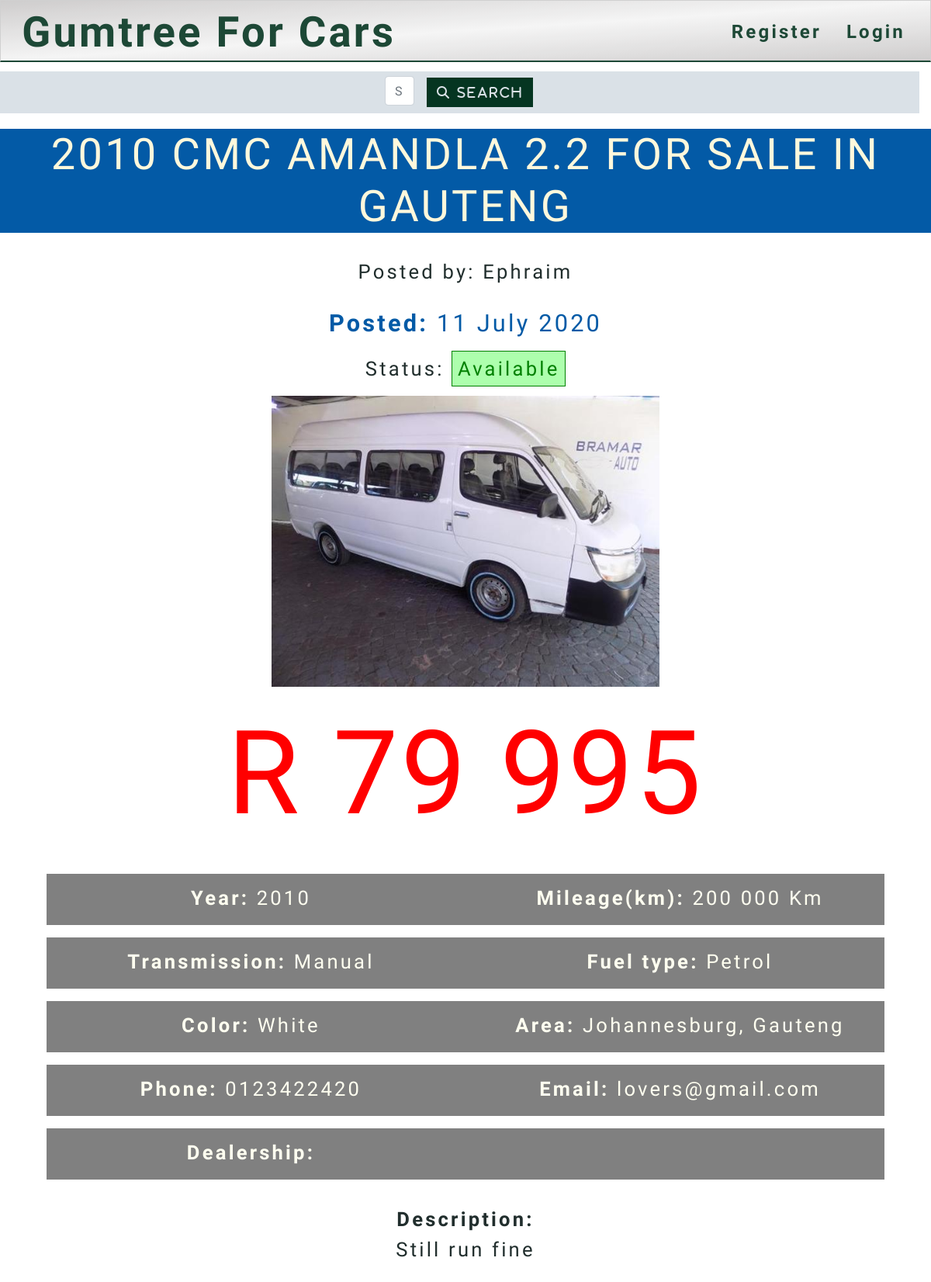
Page /car_information/5/ on the committed database.
### carsforsale/models.py (models this page shows, shortened)
class Carsforsale(models.Model):
    transmission_choices = (
        ('Automatic', 'Automatic'), ('Manual', 'Manual')
    )
    fuel_choices = (
        ('Diesel', 'Diesel'),
        ('Petrol', 'Petrol')
    )
    provinces = (
        ('Gauteng', 'Gauteng'),
        ('North West', 'North west'),
        ('Free State', 'Free State'),
        ('Western Cape', 'Western Cape'),
        ('Mpumalanga', 'Mpumalanga'),
        ('Limpopo', 'Limpopo'),
        ('Eastern Cape', 'Eastern Cape'),
        ('Northern Cape', 'Northern Cape'),
        ('KwaZulu Natal', 'KwaZulu Natal'),
    )
    status_choices = (
        ('available', 'available'),
        ('sold','sold')
    )
    title = models.CharField(default='', max_length= 100)
    date = models.DateTimeField(auto_now_add=True)
    car_picture = models.ImageField(upload_to='cars_pictures', default='noimage.jpg', blank=True)
    price = models.CharField(default='', max_length= 10)
    status = models.CharField(max_length=10, default='avalable', choices= status_choices)
    make = models.CharField(max_length= 50, default='')
    model = models.CharField(max_length= 50, default='')
    manufactured = models.CharField(max_length=4, default='')
    mileage = models.CharField(max_length= 10, default='')
    transmission = models.CharField(default='', max_length=20, choices= transmission_choices)
    fuel_type = models.CharField(default='', max_length= 10, choices=fuel_choices)
    color =  models.CharField(default='', max_length= 50)
    car_description = models.TextField()
    city = models.CharField(max_length=50)
    province = models.CharField(max_length=50, choices= provinces)
    creator = models.ForeignKey(User, on_delete=models.CASCADE)
    phone = models.CharField(max_length=10, default=0)
    email = models.EmailField(default='', max_length= 50)
    dealership = models.CharField(default='', max_length=50)
    class Meta:
        verbose_name_plural = 'Carsforsale'

### carsforsale/views.py (the view)
# urls.py: path('car_information/<int:pk>/', CarDetailView.as_view(), name = 'car_info'),
class CarDetailView(DetailView):
    model = Carsforsale
    template_name = 'carsforsale/car_info.html'

### carsforsale/templates/carsforsale/car_info.html (shortened to what this page needs)
{% extends 'carsforsale/layout.html' %}
{% block navlinks %}
    {% if user.is_authenticated%}
    <li><a href="/account/profile">Profile</a></li>
    <li><a href="/postcar">Create car post</a></li>
    <li><a href="/account/logout">Logout</a></li>
    {% else %}
    <li><a href="/account/register">Register</a></li>
    <li><a href="/account/login">Login</a></li>
    {% endif %}
{% endblock %}
{% block content %}
<h3 class="car_info_heading">{{ object.title }}</h4>
<div class="myfield col s12 m2">
<p class="carinfo_list z-depth-1">Posted by: {{ object.creator.first_name}}</p>
    <p class="datetime"> <b>Posted:</b> {{ object.date|date:"d F Y"  }}</p>
    {% if object.status == 'available' %}
   <p>Status: <span class='available'>Available</span></p>
   {% else %}
   <p>Status: <span class='sold'>Sold</span></p>
   {% endif %}
   <img src="{{ object.car_picture.url }}" width="500px" class="z-depth-5">
   <p class="price z-depth-1"> {{ object.price}}</p>
   <ul class="car_details grey">
        <li class="carinfo_list z-depth-1"><b>Year: </b> {{ object.manufactured }} </li>
        <li class="carinfo_list z-depth-1"><b>Mileage(km):</b> {{ object.mileage }}</li>
    </ul>
    <ul class="car_details grey">
        <li class="carinfo_list z-depth-1"><b>Transmission:</b> {{ object.transmission }}</li>
        <li class="carinfo_list z-depth-1"><b>Fuel type:</b> {{ object.fuel_type }}</li>
    </ul>
    <ul class="car_details grey">
        <li class="carinfo_list z-depth-1"><b>Color:</b> {{ object.color }}</li>
        <li class="carinfo_list z-depth-1"><b>Area:</b> {{ object.city }}, {{object.province}}</li>
    </ul>
    <ul class="car_details grey">
        <li class="carinfo_list z-depth-1"><b>Phone:</b> {{ object.phone}}</li>
        <li class="carinfo_list z-depth-1"><b>Email:</b> {{ object.email }}</li>
    </ul>
    <ul class="car_details grey">
        <li class="carinfo_list z-depth-1"><b>Dealership: </b>{{ object.dealership}}</li>
        <li class="carinfo_list z-depth-1"></li>
    </ul>
    <p class="description z-depth-1"><b>Description:</b><br>{{ object.car_description }}</p>
{% endblock %}

### rows in the picture
Carsforsale: title "2010 CMC AMANDLA 2.2 FOR SALE IN GAUTENG", creator.first_name "Ephraim", date "11 July 2020", car_picture (picture), price "R 79 995", manufactured "2010", mileage "200 000 Km", transmission "Manual", fuel_type "Petrol", color "White", city "Johannesburg", province "Gauteng", phone "0123422420", email "lovers@gmail.com", car_description "Still run fine"
